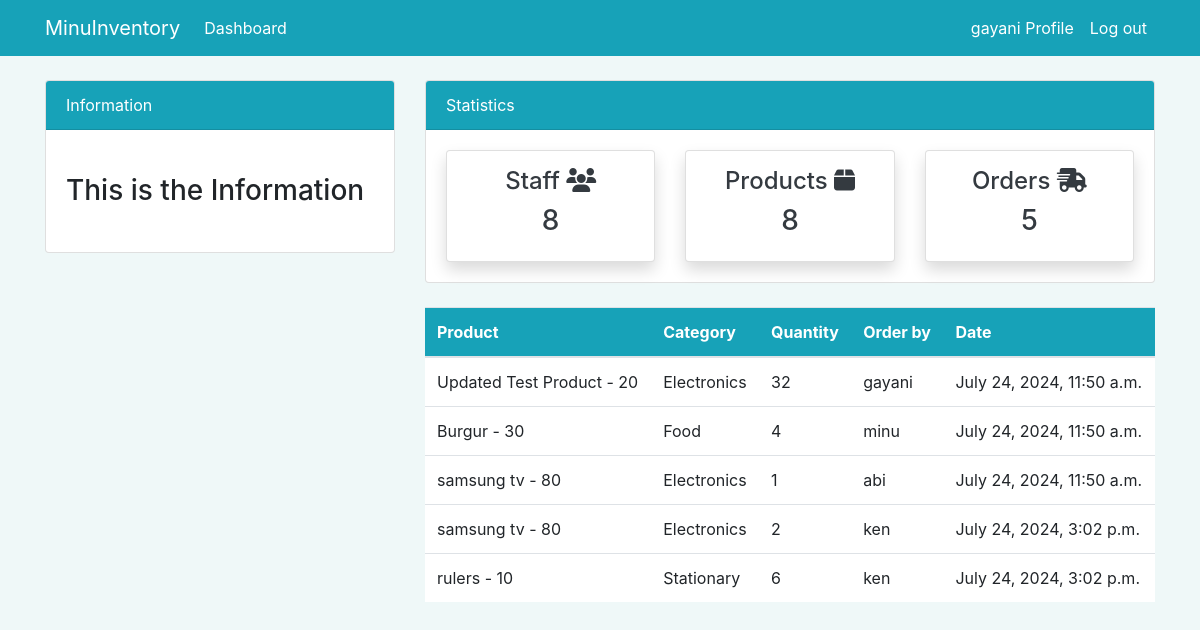
The app's page /order/ (signed in) with its own data.
### dashboard/models.py (models this page shows, shortened)
class Order(models.Model):
    product = models.ForeignKey(Product, on_delete=models.CASCADE, null=True)
    staff = models.ForeignKey(User, on_delete=models.CASCADE, null=True)
    order_quantity = models.PositiveIntegerField(null=True)
    date = models.DateTimeField(auto_now_add=True)
    class Meta:
        verbose_name_plural = 'Order'

class Product(models.Model):
    name = models.CharField(max_length=100, null=True)
    category = models.CharField(max_length=20, choices=CATEGORY, null=True)
    quantity = models.PositiveIntegerField(null=True)
    class Meta:
        verbose_name_plural = 'Product'
    def __str__(self):
        return f'{self.name} - {self.quantity}'

### dashboard/views.py (the view)
# urls.py: path('order/', views.order, name='dashboard-order'),
@login_required(login_url='user-login')
def order(request):
    orders = Order.objects.all()
    orders_count = orders.count()
    workers_count = User.objects.all().count
    products_count = Product.objects.all().count
    context = {
        'orders' : orders,
        'workers_count' : workers_count,
        'orders_count' : orders_count,
        'products_count' : products_count,
    }
    return render(request, 'dashboard/order.html',context)

### templates/dashboard/order.html (shortened to what this page needs)
{% extends 'partials/base.html'%}
{% block content%}
{% include 'partials/topnav.html'%}
<div class="container">
    <div class="row my-4">
        <div class="col-md-4">
        </div>
        <div class="col-md-8">
            <table class="table bg-white">
                <thead class="bg-info">
                    <tr class="text-white">
                        <th scope="col">Product</th>
                        <th scope="col">Category</th>
                        <th scope="col">Quantity</th>
                        <th scope="col">Order by</th>
                        <th scope="col">Date</th>
                    </tr>
                </thead>
                <tbody>
                    {% for orders in orders %}
                    <tr>
                        <td>{{ orders.product }}</td>
                        <td>{{ orders.product.category }}</td>
                        <td>{{ orders.order_quantity }}</td>
                        <td>
                           {{ orders.staff.username }}
                        </td>
                        <td>
                            {{ orders.date }}
                         </td>
                    </tr>
                  {% endfor %}
                </tbody>
            </table>
        </div>
    </div>
</div>
{% endblock %}

### templates/partials/nav.html (shortened to what this page needs)
<nav class="navbar navbar-expand-lg navbar-info bg-info">
  <div class="container">
    <a class="navbar-brand text-white" href="{% url 'dashboard-index' %}">MinuInventory</a>
    <div class="collapse navbar-collapse" id="navbarSupportedContent">
      <ul class="navbar-nav mr-auto">
        <li class="nav-item active">
          <a class="nav-link text-white" href="{% url 'dashboard-index' %}">Dashboard<span class="sr-only">(current)</span></a>
        </li>
      </ul>
      <ul class="navbar-nav ml-auto">
          <li class="nav-item active">
            <a class="nav-link text-white" href="{% url 'user-profile' %}">{{ user.username }} Profile <span class="sr-only">(current)</span></a>
          </li>
          <li class="nav-item">
            <a class="nav-link text-white" href="{% url 'user-logout' %}">Log out</a>
          </li>
      </ul>
    </div>
  </div>
</nav>

### static/style.css (style rules this page uses)
body { background: rgb(239, 248, 248); }

### records on screen
Order: product "Updated Test Product - 20", product.category "Electronics", order_quantity "32", staff.username "gayani", date "July 24, 2024, 11:50 a.m."
Order: product "Burgur - 30", product.category "Food", order_quantity "4", staff.username "minu", date "July 24, 2024, 11:50 a.m."
Order: product "samsung tv - 80", product.category "Electronics", order_quantity "1", staff.username "abi", date "July 24, 2024, 11:50 a.m."
Order: product "samsung tv - 80", product.category "Electronics", order_quantity "2", staff.username "ken", date "July 24, 2024, 3:02 p.m."
Order: product "rulers - 10", product.category "Stationary", order_quantity "6", staff.username "ken", date "July 24, 2024, 3:02 p.m."

### other values on screen
{{ user.username }} "gayani"
{{ workers_count }} "8"
{{ products_count }} "8"
{{ orders_count }} "5"
